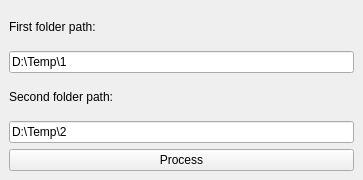
<?xml version="1.0" encoding="UTF-8"?>
<ui version="4.0">
 <class>MainWindow</class>
 <widget class="QMainWindow" name="MainWindow">
  <property name="geometry">
   <rect>
    <x>0</x>
    <y>0</y>
    <width>363</width>
    <height>180</height>
   </rect>
  </property>
  <property name="windowTitle">
   <string>DupliChecker</string>
  </property>
  <widget class="QWidget" name="centralwidget">
   <layout class="QVBoxLayout" name="verticalLayout">
    <item>
     <widget class="QLabel" name="FirstFolderLabel">
      <property name="text">
       <string>First folder path:</string>
      </property>
     </widget>
    </item>
    <item>
     <widget class="QLineEdit" name="FirstFolderLine">
      <property name="inputMask">
       <string/>
      </property>
      <property name="text">
       <string>D:\Temp\1</string>
      </property>
      <property name="maxLength">
       <number>256</number>
      </property>
     </widget>
    </item>
    <item>
     <widget class="QLabel" name="econdFolderLabel">
      <property name="text">
       <string>Second folder path:</string>
      </property>
     </widget>
    </item>
    <item>
     <widget class="QLineEdit" name="SecondFolderLine">
      <property name="text">
       <string>D:\Temp\2</string>
      </property>
      <property name="maxLength">
       <number>256</number>
      </property>
     </widget>
    </item>
    <item>
     <widget class="QPushButton" name="ProcessButton">
      <property name="text">
       <string>Process</string>
      </property>
     </widget>
    </item>
   </layout>
  </widget>
 </widget>
 <resources/>
 <connections/>
</ui>
